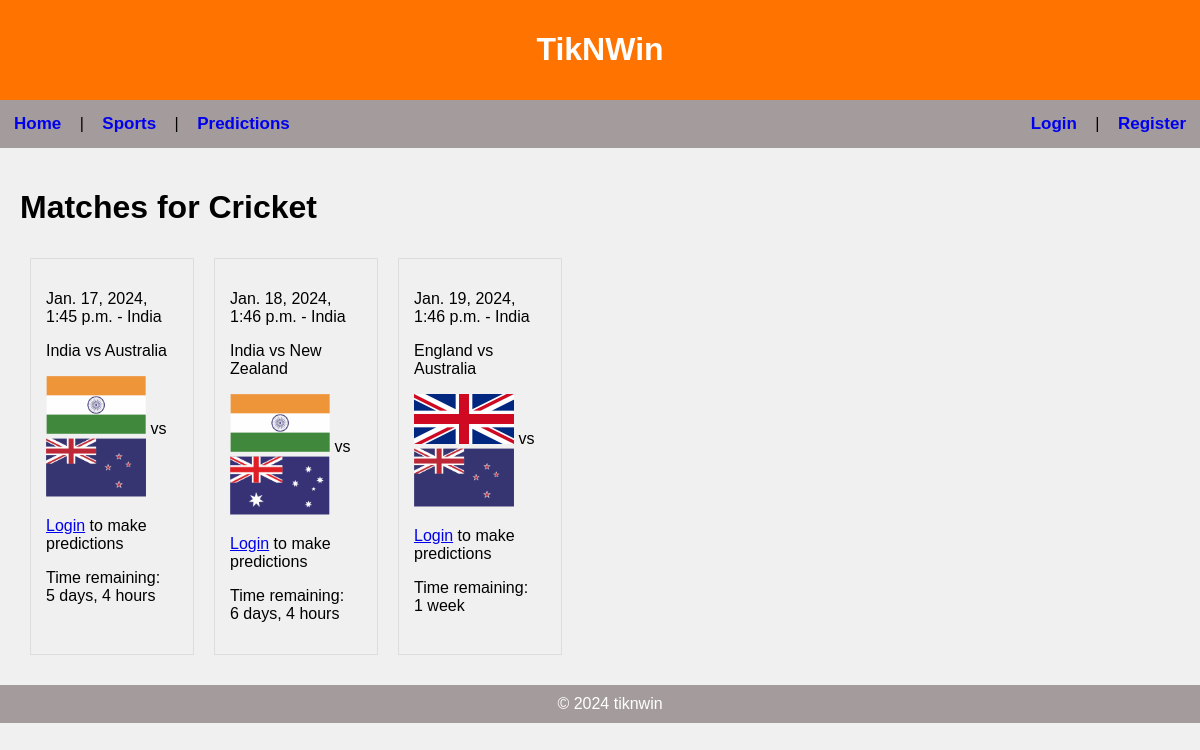
/matches/1/, run on an earlier commit of the app's database.
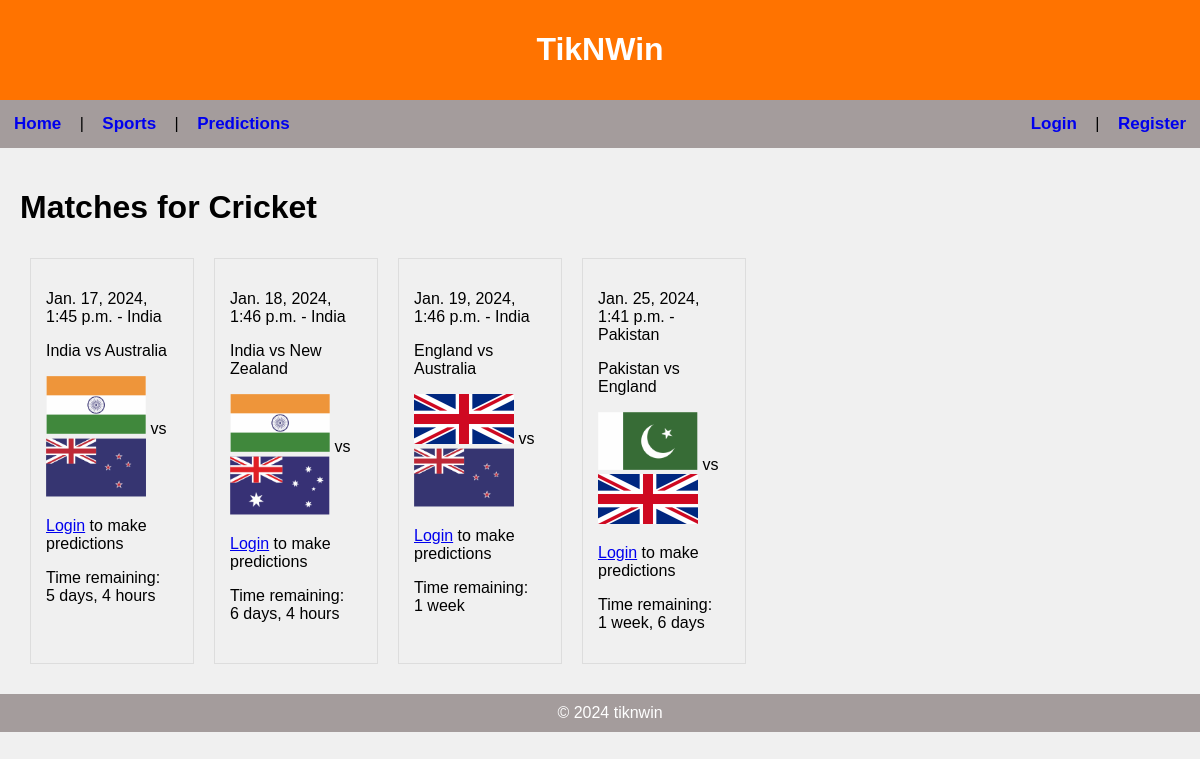
And on a later commit of the database.
### app/models.py (models this page shows, shortened)
class Sports(models.Model):
    name = models.CharField(max_length=255, unique=True)
    description = models.TextField(blank=True)
    image = models.ImageField(upload_to='media/images/', null=True, blank=True)
    founded_year = models.PositiveIntegerField(null=True, blank=True)
    country = models.CharField(max_length=100, blank=True)
    website = models.URLField(blank=True)
    created_at = models.DateTimeField(auto_now_add=True)
    updated_at = models.DateTimeField(auto_now=True)

class Match(models.Model):
    home_team = models.ForeignKey('Team', related_name='home_matches', on_delete=models.CASCADE)
    away_team = models.ForeignKey('Team', related_name='away_matches', on_delete=models.CASCADE)
    date_time = models.DateTimeField()
    location = models.CharField(max_length=255)
    result = models.CharField(max_length=50, blank=True, null=True)
    description = models.TextField(blank=True)
    sports = models.ForeignKey('Sports', related_name='matches', on_delete=models.CASCADE, null=True, blank=True)
    created_at = models.DateTimeField(auto_now_add=True)
    updated_at = models.DateTimeField(auto_now=True)

class Team(models.Model):
    name = models.CharField(max_length=255, unique=True)
    abbreviation = models.CharField(max_length=10, unique=True)
    description = models.TextField(blank=True)
    founded_year = models.PositiveIntegerField(null=True, blank=True)
    home_stadium = models.CharField(max_length=255, blank=True)
    website = models.URLField(blank=True)
    flag_image = models.ImageField(upload_to='media/team_flags/', null=True, blank=True)
    sports = models.ManyToManyField('Sports', related_name='teams')
    created_at = models.DateTimeField(auto_now_add=True)
    updated_at = models.DateTimeField(auto_now=True)

### app/views.py (the view)
# urls.py: path('matches/<int:sport_id>/', view_matches , name='view_matches'),
def view_matches(request, sport_id):
    sport = get_object_or_404(Sports, pk=sport_id)
    matches = Match.objects.filter(sports=sport)
    now = timezone.now()
    return render(request, "app/matches.html", {'sport': sport, 'matches': matches, 'now': now})

### app/templates/app/Matches.html (shortened to what this page needs)
{% extends 'app/layout.html' %}
{% block header %}TikNWin{% endblock %}
{% block content %}
  <h1>Matches for {{ sport.name }}</h1>
  <div class="matches-container">
    {% for match in matches %}
      {% if match.date_time >= now %}
        <div class="match-card">
          <p>{{ match.date_time }} - {{ match.location }}</p>
          <p>{{ match.home_team.name }} vs {{ match.away_team.name }}</p>
          {% if match.home_team.flag_image %}
            <img src="{{ match.home_team.flag_image.url }}" alt="{{ match.home_team.name }} Flag" class="team-flag">
          {% else %}
            <p>No flag available for {{ match.home_team.name }}</p>
          {% endif %}
          vs
          {% if match.away_team.flag_image %}
            <img src="{{ match.away_team.flag_image.url }}" alt="{{ match.away_team.name }} Flag" class="team-flag">
          {% else %}
            <p>No flag available for {{ match.away_team.name }}</p>
          {% endif %}
          {% if user.is_authenticated %}
            <p><a href="{% url 'app:view_match' match.id %}" class="btn btn-primary">Make Prediction</a></p>
          {% else %}
            <p><a href="{% url 'login' %}">Login</a> to make predictions</p>
          {% endif %}
          {% with time_difference=match.date_time|timeuntil:now %}
            <p>Time remaining: {{ time_difference }}</p>
          {% endwith %}
        </div>
      {% endif %}
    {% endfor %}
  </div>
{% endblock %}

### app/templates/app/layout.html (shortened to what this page needs)
<!DOCTYPE html>
<html lang="en">
<head>
    {% load static %}
    <link rel="stylesheet" href="{% static 'app/styles.css' %}">
</head>
<body>
    <header>
        <h1>{% block header %}TiknWin{% endblock %}</h1>
    </header>
    <nav>
        <div class="left-links">
            <a class="links" href="{% url 'app:index' %}">Home</a> |
            <a class="links" href="{% url 'app:sports' %}">Sports</a> |
            <a class="links" href="{% url 'app:predictions' %}">Predictions</a>
        </div>
        <div class="right-links">
            {% if user.is_authenticated %}
                Welcome, {{ user.first_name }}
                <a href="{% url 'app:profile' %}">Profile</a>
                <form method="post" action="{% url 'logout' %}">
                {% csrf_token %}
                <input type="submit" value="Logout">
                </form>
            {% else %}
                <a class="links" href="{% url 'login' %}">Login</a> |
                <a class="links" href="{% url 'app:register' %}">Register</a>
            {% endif %}
            </div>
    </nav>
    <main>
        {% block content %}{% endblock %}
    </main>
    <footer>
        &copy; {% block footer_year %}2024{% endblock %} tiknwin
    </footer>
</body>
</html>

### app/static/app/styles.css (style rules this page uses)
body { font-family: Arial, sans-serif; margin: 0; padding: 0; background-color: #f0f0f0; }
header { background-color: #ff7300; color: white; padding: 10px; text-align: center; }
nav { display: flex; top: 0; width: 100%; background-color: #a49c9c; overflow: auto; height: auto; }
.left-links { flex: 1 1 200px; }
.links { display: inline-block; text-align: center; padding: 14px; text-decoration: none; font-size: 17px; font-weight: bolder; }
main { padding: 20px; }
footer { background-color: #a49c9c; color: white; text-align: center; padding: 10px; position: relative; bottom: 0; width: 100%; }

### app/templates/app/Matches.html (style rules this page uses)
.matches-container { display: flex; flex-wrap: wrap; justify-content:last baseline; }
.match-card { border: 1px solid #ddd; padding: 15px; margin: 10px; width: calc(20% - 100px); }
.team-flag { width: 100px; height: auto; }

What changed in the data, as far as the page shows it:
added Match: date_time "Jan. 25, 2024, 1:41 p.m.", location "Pakistan", home_team.name "Pakistan", away_team.name "England", home_team.flag_image (picture), away_team.flag_image (picture), match "1 week, 6 days"
